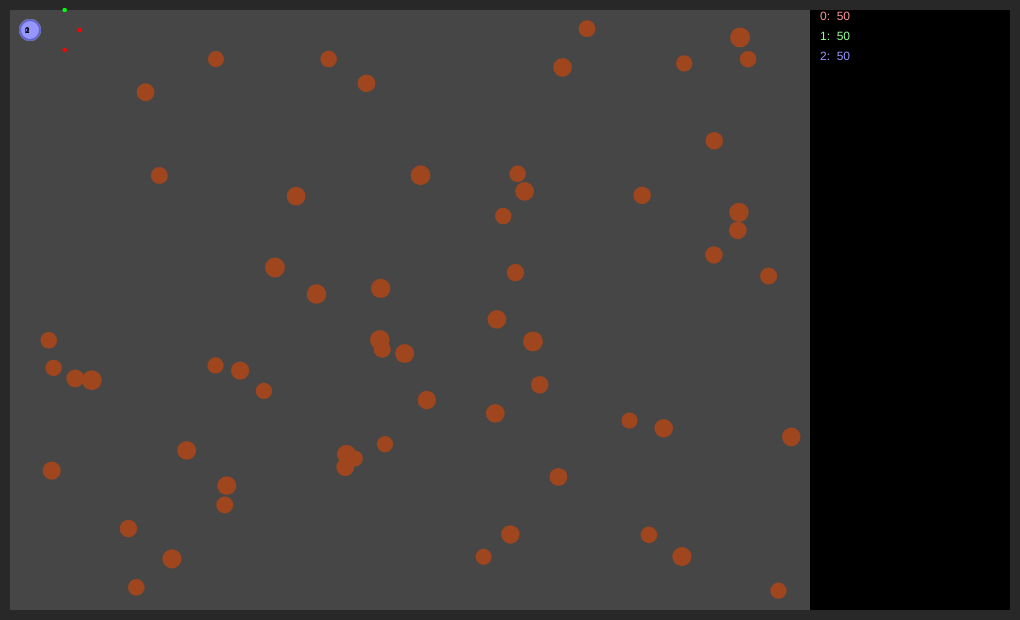
Frame 1 (no input)
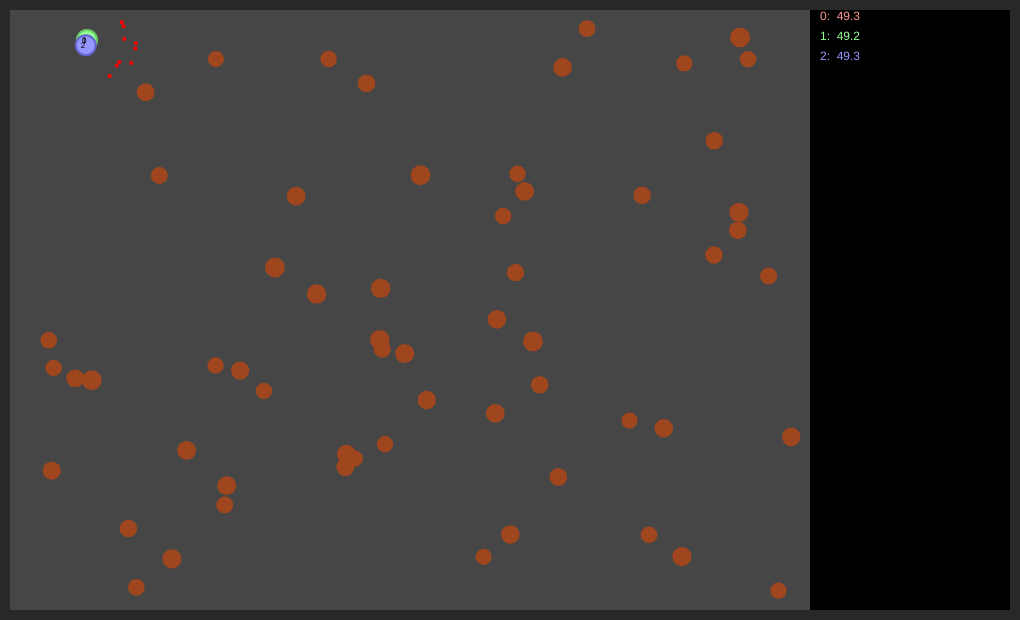
Frame 60 (no input)
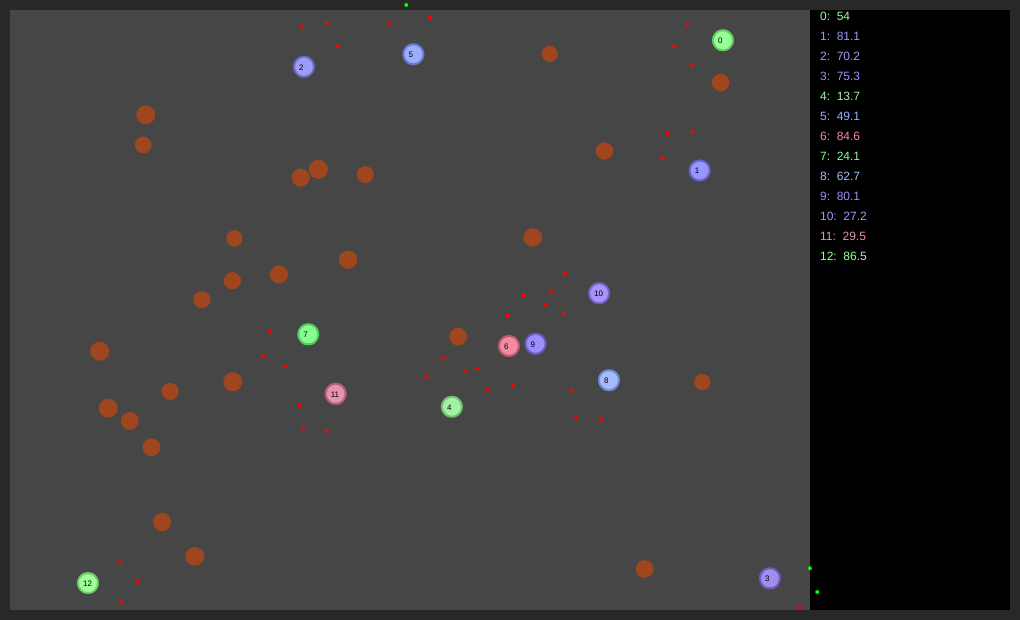
Frame 120 (the mouse pressed at the canvas centre since frame 60)

The p5.js sketch that drew these frames (run headless with seeded random() and noise() and a simulated clock; from frame 60 on, the mouse is pressed at the canvas centre):

// p5.js sketch
// ── sketch.js
var border = 10;
var width = 1000;
var height = 600;
var cubes = [];
var caali = [];
var foods = [];
var cubeCount = 0;
var nutrition = 0.2;
var foodCount = 60;
var passiveConsumption = 0.001;
var i;
var j;
var k;

function setup() {
    
    createCanvas(1000 + 2 * border, 600 + 2 * border);
    frameRate(60);
//    cubes[0] = new Cube();
//    cubes[0].x = 60 + border;
//    cubes[0].y = 100 + border;
//    cubes[0].w = 20;
//    cubes[0].h = 200
//    cubes[1] = new Cube();
//    cubes[1].x = 150 + border;
//    cubes[1].y = 280 + border;
//    cubes[1].w = 300;
//    cubes[1].h = 20;
//    cubes[2] = new Cube();
//    cubes[2].x = 350 + border;
//    cubes[2].y = 200 + border;
//    cubes[2].w = 20;
//    cubes[2].h = 400
//    cubes[3] = new Cube();
//    cubes[3].x = 200 + border;
//    cubes[3].y = 500 + border;
//    cubes[3].w = 400;
//    cubes[3].h = 40;
    
    for (i=0; i<3; i++) {
        caali[i] = new Caalis();
    }
    caali[0].r = 255;
    caali[0].g = 150;
    caali[0].b = 150;
    caali[1].r = 150;
    caali[1].g = 255;
    caali[1].b = 150;
    caali[2].r = 150;
    caali[2].g = 150;
    caali[2].b = 255;
    
    for (i = 0; i < foodCount; i++){
        foods[i] = new Food();
        foods[i].x = random(border + foods[i].size, 800 + border - foods[i].size);
        foods[i].y = random(border + foods[i].size, 600 + border - foods[i].size);
    }
    
}

function draw() {
    noStroke();
    background(70);
    fill(0);
    rect(800 + border, border, 200, 600);
    fill(40);
    rect(0, 0, 1000 + 2 * border,border);
    rect(0, 600+border,1000 + 2 * border, border);
    rect(0, border, border, 600);
    rect(1000 + border, border, border, 600);
    
//    for (i = 0; i < cubeCount; i++) {
//        cubes[i].draw();
//    }
//    

    if (frameCount % 20 == 0 && foods.length < foodCount) {
        var newFood = new Food();
        newFood.x = random(border + newFood.size, 800 + border - newFood.size);
        newFood.y = random(border + newFood.size, 600 + border - newFood.size);
        foods.push(newFood);
    }
    
   
    for (i = 0; i < caali.length; i++) {
        if (caali.length>39) console.log(i); 
        caali[i].see();
        caali[i].think();
        caali[i].update();
        caali[i].draw();
    }
    
    foods.forEach (function (food) {
        food.draw();
    })
    
    for (i = 0; i < caali.length; i++) {
        fill(caali[i].r, caali[i].g, caali[i].b);
        textSize(12);
        if (i<30) {
            text (i + ":  " + Math.round(caali[i].energy*10)/10, 820,20 + i * 20);
        }
        else {
            text (i + ":  " + Math.round(caali[i].energy*10)/10, 880,20 + (i-30) * 20);
        }
        fill(0);
        textSize(8);
        text (i, caali[i].x-5, caali[i].y+3);
    }
    
    
    
    var kaqs = 0;
    //DEBUG TEST TONY DELETE WHEN DONE                                      //DEBUG TEST TONY
    if (mouseIsPressed) {
        for (kaqs = 0; kaqs < 601; kaqs++) {

        //    for (i = 0; i < cubeCount; i++) {
        //        cubes[i].draw();
        //    }
        //    
            if (kaqs%20 == 0 && foods.length < foodCount) {
                var newFood = new Food();
                newFood.x = random(border + newFood.size, 800 + border - newFood.size);
                newFood.y = random(border + newFood.size, 600 + border - newFood.size);
                foods.push(newFood);
            }


            for (i = 0; i < caali.length; i++) {
                if (caali.length>39) console.log(i); 
                caali[i].see();
                caali[i].think();
                caali[i].update();
            }
        }
    }
    
}

function Caalis() {
    this.x = 30;
    this.y = 30;
    this.r = 255;
    this.g = 255;
    this.b = 255;
    this.rot = 0;
    this.speed = 1;
    this.rotspeed = 2;
    this.state = 0;
    this.randomturn = 0;
    this.stateDecay = 0;
    this.energy = 50;
    
    this.eyes = [];
    this.eyes[0] = new Eye();
    this.eyes[0].offset = 40;
    this.eyes[0].rotoffset = 30;
    
    this.eyes[1] = new Eye();
    this.eyes[1].offset = 40;
    this.eyes[1].rotoffset = -30;
    
    this.eyes[2] = new Eye();
    this.eyes[2].offset = 50;
    this.eyes[2].rotoffset = 0;
    
    this.think = function () {
        if (this.state == 0) {                                          //State 0: Standart wandering behaviour
            
            if (this.eyes[0].seesfood && !this.eyes[1].seesfood) {
                this.turn(this.rotspeed);
                this.randomturn = 0;
                this.move(this.speed);
                this.state = 3;
                this.stateDecay = 20;
            }
            else if (this.eyes[1].seesfood && !this.eyes[0].seesfood) {
                this.turn(-this.rotspeed);
                this.randomturn = 0;
                this.move(this.speed);
                this.state = 3;
                this.stateDecay = 20;
            }
            else if (this.eyes[2].seesfood) {
                this.stateDecay = 25;
                this.state = 3;
            }
            
            else if (this.eyes[0].seeswall && !this.eyes[1].seeswall) {
                this.turn(-this.rotspeed);
                this.randomturn = random(-this.rotspeed/3, 0);
            }
            else if (this.eyes[1].seeswall && !this.eyes[0].seeswall) {
                this.turn(this.rotspeed);
                this.randomturn = random(0, this.rotspeed/3);
            }
            else if (this.eyes[0].seeswall && this.eyes[1].seeswall){
                if (random(-1,1) > 0) {
                    this.state = 1;
                }
                else {
                    this.state = 2;
                }
            }
            else {
                this.move(this.speed);
                if (random(0,1) < 0.01) {
                    this.randomturn = random (-this.rotspeed / 3, this.rotspeed / 3);
                }
                this.turn(this.randomturn);
            }
        }
        
        
        else if (this.state == 1) {                                 //State 1: Turn left until no wall seen
            if (this.eyes[0].seeswall || this.eyes[1].seeswall) {
                this.turn(this.rotspeed);
            }
            else {
                this.state = 0;
            }
        }
        
        
        else if (this.state == 2) {                                 //State 2: Turn right until no wall seen
            if (this.eyes[0].seeswall || this.eyes[1].seeswall) {
                this.turn(-this.rotspeed);
            }
            else {
                this.state = 0;
            }
        }
        
        
        else if (this.state == 3) {                                 //State 3: Run for food until stateDecay==0
            if (this.eyes[0].seesfood && !this.eyes[1].seesfood) {
                this.turn(this.rotspeed);
            }
            else if (this.eyes[1].seesfood && !this.eyes[0].seesfood) {
                this.turn(-this.rotspeed);
            }
            this.randomturn = 0;
            this.move(this.speed*2);
            this.stateDecay--;
            if (this.stateDecay == 0 || this.eyes[0].seeswall || this.eyes[1].seeswall) {
                this.state = 0;
            }
            
        }
        
        else if (this.state == 4) {     
            this.stateDecay--;
            if (this.stateDecay == 0) {
                this.state = 0;
                this.split();
            }
        }
    }
    
    this.see = function () {
        for (k = 0; k < this.eyes.length; k++) {
            this.eyes[k].x = this.x + Math.cos(radians(this.rot + this.eyes[k].rotoffset)) * this.eyes[k].offset;
            this.eyes[k].y = this.y + Math.sin(radians(this.rot + this.eyes[k].rotoffset)) * this.eyes[k].offset;
            this.eyes[k].see();
        }
    }
    
    this.draw = function () {
        
        //fill(90, 220, 130);
        fill(this.r, this.g, this.b);
        stroke(this.r - 50, this.g - 50, this.b - 50);
        strokeWeight(2);
        ellipse(this.x, this.y, 20);
        noStroke();
        for (k = 0; k < this.eyes.length; k++) {
            fill(255, 0, 0);

            if (this.eyes[k].seeswall) {
                fill(0, 255, 0);
            }  
            if (this.eyes[k].seesfood) {
                fill(0, 0, 255);
            }

            ellipse(this.eyes[k].x, this.eyes[k].y, 4, 4);
        }
    }
    
    this.move = function (spd) {
        this.x += Math.cos(radians(this.rot)) * spd;
        this.y += Math.sin(radians(this.rot)) * spd;
        this.energy-=Math.pow(Math.abs(spd), 1.1) * 0.01;
    }
    
    this.turn = function (rotspd) {
        this.rot += rotspd;
        this.energy-=Math.abs(rotspd)*0.005;
        if (this.rot >= 360) {
            this.rot -= 360;
        }
        else if (this.rot < 0) {
            this.rot += 360;
        }
    }
    
    this.update = function () {
        for (j = 0; j < foods.length; j++) {
            if (Math.sqrt(Math.pow(foods[j].x - this.x, 2) + Math.pow(foods[j].y - this.y, 2)) < foods[j].size/2 + 10) {
                this.energy += foods[j].size * nutrition;
                foods[j].respawn();                                 //Food eating energy gain
                if (this.energy > 100) {
                    this.energy -= 50;                                  //TODO Splitting behaviour
                    this.stateDecay = 60;
                    this.state = 4;
                }
            }
        }
        this.energy -= passiveConsumption;
        
        if (this.energy <= 0) {
            caali.splice(i, 1);
            if(i == caali.length && i != 0) {
                i--;
            }
        }
    }
    
    this.split = function () {
        this.child = new Caalis();
        this.child.x = this.x;
        this.child.y = this.y;
        this.child.speed = this.speed + random(-0.1, 0.1);
        this.child.rotspeed = this.rotspeed + random(-0.1, 0.1);
        this.child.eyes[0].offset = this.eyes[0].offset + random(-1, 1);
        this.child.eyes[1].offset = this.eyes[1].offset + random(-1, 1);
        this.child.eyes[2].offset = this.eyes[2].offset + random(-1, 1);
        this.child.eyes[0].rotoffset = this.eyes[0].rotoffset + random(-2,2);
        this.child.eyes[1].rotoffset = this.eyes[1].rotoffset + random(-2,2);
        this.child.eyes[2].rotoffset = this.eyes[2].rotoffset + random(-2,2);
        this.child.r = Math.max(Math.min(this.r + random(-15,15), 255), 0);
        this.child.g = Math.max(Math.min(this.g + random(-15,15), 255), 0);
        this.child.b = Math.max(Math.min(this.b + random(-15,15), 255), 0);
        this.child.rot = this.rot + 180;
        caali[caali.length] = this.child;
    }
}

function Cube() {
    
    this.x = 200;
    this.y = 200;
    this.w = 100;
    this.h = 100;
    this.draw = function () {
        fill(200);
        rect(this.x - this.w / 2, this.y - this.h / 2, this.w, this.h);
    }
}

function Food() {
    this.x = 300;
    this.y = 350;
    this.size = 16 + random(0, 4);
    
    this.draw = function () {
        fill(160, 70, 30);
        ellipse(this.x, this.y, this.size);
    }
    
    this.respawn = function () {
//        this.x = random(border + this.size, 600 + border - this.size);
//        this.y = random(border + this.size, 600 + border - this.size);
        foods.splice(j, 1);
    }
}

function Eye() {
    this.x = 0;
    this.y = 0;
    this.offset = 10;
    this.rotoffset = 0;
    this.seeswall = false;
    this.seesfood = false;
    
    this.see = function () {
        
        this.seeswall = false;
        this.seesfood = false;
        for (j = 0; j < cubeCount; j++) {
            if (Math.abs(cubes[j].x - this.x) < cubes[j].w / 2 + 2 && Math.abs(cubes[j].y - this.y) < cubes[j].h / 2 + 2) {
                this.seeswall = true;
                break;
            }
        }
        
        for (j = 0; j < foods.length; j++) {
            if (Math.sqrt(Math.pow(foods[j].x - this.x, 2) + Math.pow(foods[j].y - this.y, 2)) < foods[j].size/2 + 2) {
                this.seesfood = true;
                break;
            }
        }
        
        
        
        if (!this.seeswall && (this.x < border + 2 || this.x > 800 + border - 2 || this.y < border + 2 || this.y > height - border - 2)) {
            this.seeswall = true;
        }
    }
}
